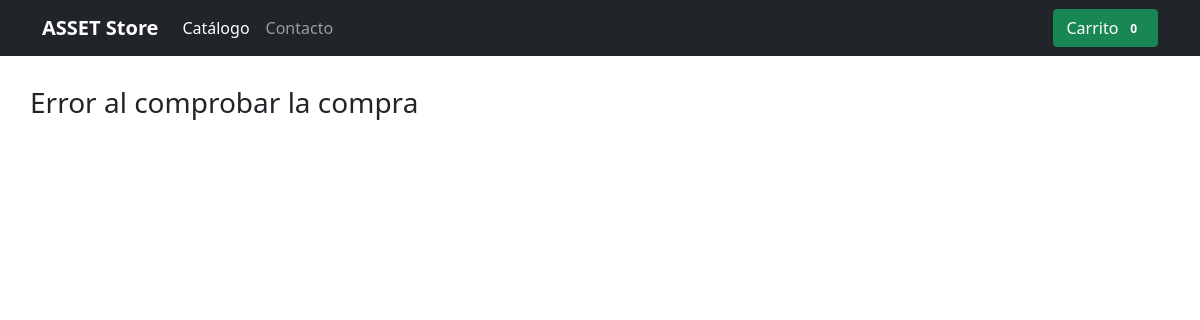
The app's page /proyecto/completado.php?key=9KU38278TK639712V, older data.
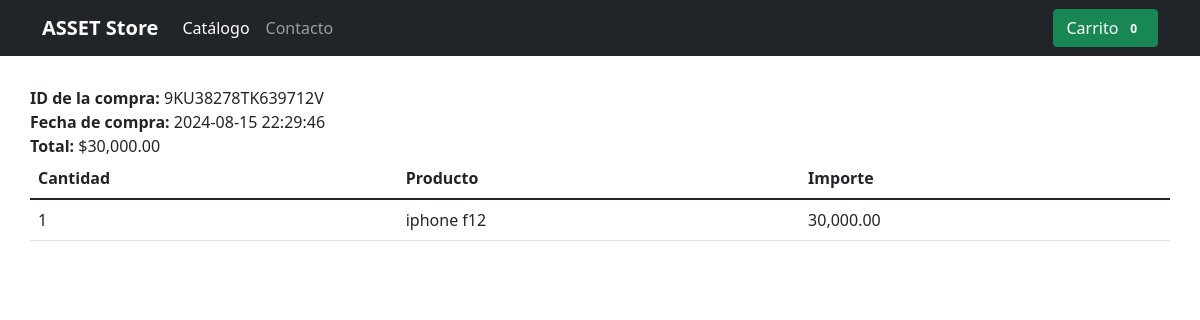
The same page, newer data.
### tables this page shows
CREATE TABLE `compra` (
  `id` int(11) NOT NULL,
  `id_transaccion` varchar(20) NOT NULL,
  `fecha` datetime NOT NULL,
  `status` varchar(20) NOT NULL,
  `email` varchar(50) NOT NULL,
  `id_cliente` varchar(20) NOT NULL,
  `total` decimal(10,2) NOT NULL
);

CREATE TABLE `detalles_compra` (
  `id` int(11) NOT NULL,
  `id_compra` int(11) NOT NULL,
  `id_producto` int(11) NOT NULL,
  `nombre` varchar(200) NOT NULL,
  `precio` decimal(10,2) NOT NULL,
  `cantidad` int(11) NOT NULL
);

### proyecto/config/config.php (called while the page is built, shortened)
<?php
$num_cart = 0;
?>

### proyecto/completado.php (the view, shortened to what this page needs)
<?php
require 'config/config.php';
$db = new Database();
$con = $db->conectar();
$id_transaccion = isset($_GET['key']) ? $_GET['key'] : '0';
$error = '';
if ($id_transaccion == '') {
    $error = 'Error de petición';
} else {
    $sql = $con->prepare("SELECT count(id) FROM compra WHERE id_transaccion=? AND status=?");
    $sql->execute([$id_transaccion, 'COMPLETED']);
    if ($sql->fetchColumn() > 0) {
        $sql = $con->prepare("SELECT id, fecha, email, total FROM compra WHERE id_transaccion=? AND status=? LIMIT 1");
        $sql->execute([$id_transaccion, 'COMPLETED']);
        $row = $sql->fetch(PDO::FETCH_ASSOC);
        $idCompra = $row['id'];
        $total = $row['total'];
        $fecha = $row['fecha'];
        $sqlDet = $con->prepare("SELECT nombre, precio, cantidad FROM detalles_compra WHERE id_compra = ?");
        $sqlDet->execute([$idCompra]);
    } else {
        $error = 'Error al comprobar la compra';
    }
}
?>
<!DOCTYPE html>
<html lang="en">
<head>
    <link href="https://cdn.jsdelivr.net/npm/bootstrap@5.1.3/dist/css/bootstrap.min.css" rel="stylesheet"
>
    <link href="css/styles.css" rel="stylesheet">
</head>
<body>
<header>
    <div class="navbar navbar-expand-lg navbar-dark bg-dark">
        <div class="container">
            <a href="tienda.php" class="navbar-brand d-flex align-items-center">
                <strong>ASSET Store</strong>
            </a>
            <div class="collapse navbar-collapse" id="navbarHeader">
                <ul class="navbar-nav me-auto mb-2 mb-lg-0">
                    <li class="nav-item">
                        <a href="#" class="nav-link active">Catálogo</a>
                    </li>
                    <li class="nav-item">
                        <a href="#" class="nav-link">Contacto</a>
                    </li>
                </ul>
                <a href="checkout.php" class="btn btn-success">
                    Carrito <span id="num_cart" class="badge bg-success"><?php echo $num_cart; ?></span>
                </a>
            </div>
        </div>
    </div>
</header>
<main>
    <div class="container">
        <?php if (strlen($error) > 0) { ?>
            <div class="row">
                <div class="col">
                    <h3><?php echo $error; ?></h3>
                </div>
            </div>
        <?php } else { ?>
            <div class="row">
                <div class="col">
                    <b>ID de la compra:</b> <?php echo $id_transaccion; ?><br>
                    <b>Fecha de compra:</b> <?php echo $fecha; ?><br>
                    <b>Total:</b> <?php echo MONEDA . number_format($total, 2, '.', ','); ?><br>
                </div>
            </div>
            <div class="row">
                <div class="col">
                    <table class="table">
                        <thead>
                            <tr>
                                <th>Cantidad</th>
                                <th>Producto</th>
                                <th>Importe</th>
                            </tr>
                        </thead>
                        <tbody>
                            <?php while ($row_det = $sqlDet->fetch(PDO::FETCH_ASSOC)) {
                                $importe = $row_det['precio'] * $row_det['cantidad']; ?>
                                <tr>
                                    <td><?php echo $row_det['cantidad']; ?></td>
                                    <td><?php echo $row_det['nombre']; ?></td>
                                    <td><?php echo number_format($importe, 2, '.', ','); ?></td>
                                </tr>
                            <?php } ?>
                        </tbody>
                    </table>
                </div>
            </div>
        <?php } ?>
    </div>
</main>
</body>
</html>

Row changes from the older to the newer data that the page shows:
added compra: fecha "2024-08-15 22:29:46", total "30,000.00"
added detalles_compra: cantidad "1", nombre "iphone f12", importe "30,000.00"
Text that changed along with them:
$id_transaccion: (not shown) → "9KU38278TK639712V"
MONEDA: (not shown) → "$"
$error: "Error al comprobar la compra" → (not shown)
text now shown: "ID de la compra: Fecha de compra: Total: Cantidad Producto Importe"
